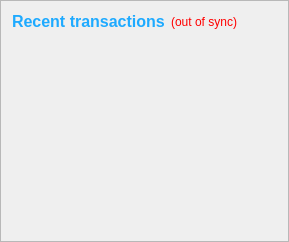
      <widget class="QFrame" name="frame_2">
       <property name="frameShape">
        <enum>QFrame::StyledPanel</enum>
       </property>
       <property name="frameShadow">
        <enum>QFrame::Raised</enum>
       </property>
       <layout class="QVBoxLayout" name="verticalLayout">
        <item>
         <layout class="QHBoxLayout" name="horizontalLayout_2">
          <item>
           <widget class="QLabel" name="label_4">
            <property name="palette">
             <palette>
              <active>
               <colorrole role="WindowText">
                <brush brushstyle="SolidPattern">
                 <color alpha="255">
                  <red>30</red>
                  <green>170</green>
                  <blue>255</blue>
                 </color>
                </brush>
               </colorrole>
               <colorrole role="Button">
                <brush brushstyle="SolidPattern">
                 <color alpha="255">
                  <red>30</red>
                  <green>170</green>
                  <blue>255</blue>
                 </color>
                </brush>
               </colorrole>
               <colorrole role="Light">
                <brush brushstyle="SolidPattern">
                 <color alpha="255">
                  <red>158</red>
                  <green>219</green>
                  <blue>255</blue>
                 </color>
                </brush>
               </colorrole>
               <colorrole role="Midlight">
                <brush brushstyle="SolidPattern">
                 <color alpha="255">
                  <red>94</red>
                  <green>194</green>
                  <blue>255</blue>
                 </color>
                </brush>
               </colorrole>
               <colorrole role="Dark">
                <brush brushstyle="SolidPattern">
                 <color alpha="255">
                  <red>15</red>
                  <green>85</green>
                  <blue>127</blue>
                 </color>
                </brush>
               </colorrole>
               <colorrole role="Mid">
                <brush brushstyle="SolidPattern">
                 <color alpha="255">
                  <red>20</red>
                  <green>113</green>
                  <blue>170</blue>
                 </color>
                </brush>
               </colorrole>
               <colorrole role="Text">
                <brush brushstyle="SolidPattern">
                 <color alpha="255">
                  <red>30</red>
                  <green>170</green>
                  <blue>255</blue>
                 </color>
                </brush>
               </colorrole>
               <colorrole role="BrightText">
                <brush brushstyle="SolidPattern">
                 <color alpha="255">
                  <red>255</red>
                  <green>255</green>
                  <blue>255</blue>
                 </color>
                </brush>
               </colorrole>
               <colorrole role="ButtonText">
                <brush brushstyle="SolidPattern">
                 <color alpha="255">
                  <red>30</red>
                  <green>170</green>
                  <blue>255</blue>
                 </color>
                </brush>
               </colorrole>
               <colorrole role="Base">
                <brush brushstyle="SolidPattern">
                 <color alpha="255">
                  <red>255</red>
                  <green>255</green>
                  <blue>255</blue>
                 </color>
                </brush>
               </colorrole>
               <colorrole role="Window">
                <brush brushstyle="SolidPattern">
                 <color alpha="255">
                  <red>30</red>
                  <green>170</green>
                  <blue>255</blue>
                 </color>
                </brush>
               </colorrole>
               <colorrole role="Shadow">
                <brush brushstyle="SolidPattern">
                 <color alpha="255">
                  <red>30</red>
                  <green>170</green>
                  <blue>255</blue>
                 </color>
                </brush>
               </colorrole>
               <colorrole role="AlternateBase">
                <brush brushstyle="SolidPattern">
                 <color alpha="255">
                  <red>142</red>
                  <green>212</green>
                  <blue>255</blue>
                 </color>
                </brush>
               </colorrole>
               <colorrole role="ToolTipBase">
                <brush brushstyle="SolidPattern">
                 <color alpha="255">
                  <red>255</red>
                  <green>255</green>
                  <blue>220</blue>
                 </color>
                </brush>
               </colorrole>
               <colorrole role="ToolTipText">
                <brush brushstyle="SolidPattern">
                 <color alpha="255">
                  <red>30</red>
                  <green>170</green>
                  <blue>255</blue>
                 </color>
                </brush>
               </colorrole>
              </active>
              <inactive>
               <colorrole role="WindowText">
                <brush brushstyle="SolidPattern">
                 <color alpha="255">
                  <red>30</red>
                  <green>170</green>
                  <blue>255</blue>
                 </color>
                </brush>
               </colorrole>
               <colorrole role="Button">
                <brush brushstyle="SolidPattern">
                 <color alpha="255">
                  <red>30</red>
                  <green>170</green>
                  <blue>255</blue>
                 </color>
                </brush>
               </colorrole>
               <colorrole role="Light">
                <brush brushstyle="SolidPattern">
                 <color alpha="255">
                  <red>158</red>
                  <green>219</green>
                  <blue>255</blue>
                 </color>
                </brush>
               </colorrole>
               <colorrole role="Midlight">
                <brush brushstyle="SolidPattern">
                 <color alpha="255">
                  <red>94</red>
                  <green>194</green>
                  <blue>255</blue>
                 </color>
                </brush>
               </colorrole>
               <colorrole role="Dark">
                <brush brushstyle="SolidPattern">
                 <color alpha="255">
                  <red>15</red>
                  <green>85</green>
                  <blue>127</blue>
                 </color>
                </brush>
               </colorrole>
               <colorrole role="Mid">
                <brush brushstyle="SolidPattern">
                 <color alpha="255">
                  <red>20</red>
                  <green>113</green>
                  <blue>170</blue>
                 </color>
                </brush>
               </colorrole>
               <colorrole role="Text">
                <brush brushstyle="SolidPattern">
                 <color alpha="255">
                  <red>30</red>
                  <green>170</green>
                  <blue>255</blue>
                 </color>
                </brush>
               </colorrole>
               <colorrole role="BrightText">
                <brush brushstyle="SolidPattern">
                 <color alpha="255">
                  <red>255</red>
                  <green>255</green>
                  <blue>255</blue>
                 </color>
                </brush>
               </colorrole>
               <colorrole role="ButtonText">
                <brush brushstyle="SolidPattern">
                 <color alpha="255">
                  <red>30</red>
                  <green>170</green>
                  <blue>255</blue>
                 </color>
                </brush>
               </colorrole>
               <colorrole role="Base">
                <brush brushstyle="SolidPattern">
                 <color alpha="255">
                  <red>255</red>
                  <green>255</green>
                  <blue>255</blue>
                 </color>
                </brush>
               </colorrole>
               <colorrole role="Window">
                <brush brushstyle="SolidPattern">
                 <color alpha="255">
                  <red>30</red>
                  <green>170</green>
                  <blue>255</blue>
                 </color>
                </brush>
               </colorrole>
               <colorrole role="Shadow">
                <brush brushstyle="SolidPattern">
                 <color alpha="255">
                  <red>30</red>
                  <green>170</green>
                  <blue>255</blue>
                 </color>
                </brush>
               </colorrole>
               <colorrole role="AlternateBase">
                <brush brushstyle="SolidPattern">
                 <color alpha="255">
                  <red>142</red>
                  <green>212</green>
                  <blue>255</blue>
                 </color>
                </brush>
               </colorrole>
               <colorrole role="ToolTipBase">
                <brush brushstyle="SolidPattern">
                 <color alpha="255">
                  <red>255</red>
                  <green>255</green>
                  <blue>220</blue>
                 </color>
                </brush>
               </colorrole>
               <colorrole role="ToolTipText">
                <brush brushstyle="SolidPattern">
                 <color alpha="255">
                  <red>30</red>
                  <green>170</green>
                  <blue>255</blue>
                 </color>
                </brush>
               </colorrole>
              </inactive>
              <disabled>
               <colorrole role="WindowText">
                <brush brushstyle="SolidPattern">
                 <color alpha="255">
                  <red>15</red>
                  <green>85</green>
                  <blue>127</blue>
                 </color>
                </brush>
               </colorrole>
               <colorrole role="Button">
                <brush brushstyle="SolidPattern">
                 <color alpha="255">
                  <red>30</red>
                  <green>170</green>
                  <blue>255</blue>
                 </color>
                </brush>
               </colorrole>
               <colorrole role="Light">
                <brush brushstyle="SolidPattern">
                 <color alpha="255">
                  <red>158</red>
                  <green>219</green>
                  <blue>255</blue>
                 </color>
                </brush>
               </colorrole>
               <colorrole role="Midlight">
                <brush brushstyle="SolidPattern">
                 <color alpha="255">
                  <red>94</red>
                  <green>194</green>
                  <blue>255</blue>
                 </color>
                </brush>
               </colorrole>
               <colorrole role="Dark">
                <brush brushstyle="SolidPattern">
                 <color alpha="255">
                  <red>15</red>
                  <green>85</green>
                  <blue>127</blue>
                 </color>
                </brush>
               </colorrole>
               <colorrole role="Mid">
                <brush brushstyle="SolidPattern">
                 <color alpha="255">
                  <red>20</red>
                  <green>113</green>
                  <blue>170</blue>
                 </color>
                </brush>
               </colorrole>
               <colorrole role="Text">
                <brush brushstyle="SolidPattern">
                 <color alpha="255">
                  <red>15</red>
                  <green>85</green>
                  <blue>127</blue>
                 </color>
                </brush>
               </colorrole>
               <colorrole role="BrightText">
                <brush brushstyle="SolidPattern">
                 <color alpha="255">
                  <red>255</red>
                  <green>255</green>
                  <blue>255</blue>
                 </color>
                </brush>
               </colorrole>
               <colorrole role="ButtonText">
                <brush brushstyle="SolidPattern">
                 <color alpha="255">
                  <red>15</red>
                  <green>85</green>
                  <blue>127</blue>
                 </color>
                </brush>
               </colorrole>
               <colorrole role="Base">
                <brush brushstyle="SolidPattern">
                 <color alpha="255">
                  <red>30</red>
                  <green>170</green>
                  <blue>255</blue>
                 </color>
                </brush>
               </colorrole>
               <colorrole role="Window">
                <brush brushstyle="SolidPattern">
                 <color alpha="255">
                  <red>30</red>
                  <green>170</green>
                  <blue>255</blue>
                 </color>
                </brush>
               </colorrole>
               <colorrole role="Shadow">
                <brush brushstyle="SolidPattern">
                 <color alpha="255">
                  <red>30</red>
                  <green>170</green>
                  <blue>255</blue>
                 </color>
                </brush>
               </colorrole>
               <colorrole role="AlternateBase">
                <brush brushstyle="SolidPattern">
                 <color alpha="255">
                  <red>30</red>
                  <green>170</green>
                  <blue>255</blue>
                 </color>
                </brush>
               </colorrole>
               <colorrole role="ToolTipBase">
                <brush brushstyle="SolidPattern">
                 <color alpha="255">
                  <red>255</red>
                  <green>255</green>
                  <blue>220</blue>
                 </color>
                </brush>
               </colorrole>
               <colorrole role="ToolTipText">
                <brush brushstyle="SolidPattern">
                 <color alpha="255">
                  <red>30</red>
                  <green>170</green>
                  <blue>255</blue>
                 </color>
                </brush>
               </colorrole>
              </disabled>
             </palette>
            </property>
            <property name="font">
             <font>
              <pointsize>12</pointsize>
              <weight>75</weight>
              <bold>true</bold>
             </font>
            </property>
            <property name="text">
             <string>&lt;b&gt;Recent transactions&lt;/b&gt;</string>
            </property>
           </widget>
          </item>
          <item>
           <widget class="QLabel" name="labelTransactionsStatus">
            <property name="toolTip">
             <string>The displayed information may be out of date. Your wallet automatically synchronizes with the Impulsecoin network after a connection is established, but this process has not completed yet.</string>
            </property>
            <property name="styleSheet">
             <string notr="true">QLabel { color: red; }</string>
            </property>
            <property name="text">
             <string notr="true">(out of sync)</string>
            </property>
            <property name="alignment">
             <set>Qt::AlignRight|Qt::AlignTrailing|Qt::AlignVCenter</set>
            </property>
           </widget>
          </item>
          <item>
           <spacer name="horizontalSpacer">
            <property name="orientation">
             <enum>Qt::Horizontal</enum>
            </property>
            <property name="sizeHint" stdset="0">
             <size>
              <width>40</width>
              <height>20</height>
             </size>
            </property>
           </spacer>
          </item>
         </layout>
        </item>
        <item>
         <widget class="QListView" name="listTransactions">
          <property name="palette">
           <palette>
            <active>
             <colorrole role="WindowText">
              <brush brushstyle="SolidPattern">
               <color alpha="255">
                <red>255</red>
                <green>255</green>
                <blue>255</blue>
               </color>
              </brush>
             </colorrole>
             <colorrole role="Button">
              <brush brushstyle="SolidPattern">
               <color alpha="0">
                <red>0</red>
                <green>0</green>
                <blue>0</blue>
               </color>
              </brush>
             </colorrole>
             <colorrole role="Light">
              <brush brushstyle="SolidPattern">
               <color alpha="0">
                <red>255</red>
                <green>255</green>
                <blue>255</blue>
               </color>
              </brush>
             </colorrole>
             <colorrole role="Midlight">
              <brush brushstyle="SolidPattern">
               <color alpha="0">
                <red>255</red>
                <green>255</green>
                <blue>255</blue>
               </color>
              </brush>
             </colorrole>
             <colorrole role="Dark">
              <brush brushstyle="SolidPattern">
               <color alpha="0">
                <red>127</red>
                <green>127</green>
                <blue>127</blue>
               </color>
              </brush>
             </colorrole>
             <colorrole role="Mid">
              <brush brushstyle="SolidPattern">
               <color alpha="0">
                <red>170</red>
                <green>170</green>
                <blue>170</blue>
               </color>
              </brush>
             </colorrole>
             <colorrole role="Text">
              <brush brushstyle="SolidPattern">
               <color alpha="255">
                <red>255</red>
                <green>255</green>
                <blue>255</blue>
               </color>
              </brush>
             </colorrole>
             <colorrole role="BrightText">
              <brush brushstyle="SolidPattern">
               <color alpha="255">
                <red>255</red>
                <green>255</green>
                <blue>255</blue>
               </color>
              </brush>
             </colorrole>
             <colorrole role="ButtonText">
              <brush brushstyle="SolidPattern">
               <color alpha="255">
                <red>255</red>
                <green>255</green>
                <blue>255</blue>
               </color>
              </brush>
             </colorrole>
             <colorrole role="Base">
              <brush brushstyle="NoBrush">
               <color alpha="255">
                <red>0</red>
                <green>0</green>
                <blue>0</blue>
               </color>
              </brush>
             </colorrole>
             <colorrole role="Window">
              <brush brushstyle="SolidPattern">
               <color alpha="0">
                <red>0</red>
                <green>0</green>
                <blue>0</blue>
               </color>
              </brush>
             </colorrole>
             <colorrole role="Shadow">
              <brush brushstyle="SolidPattern">
               <color alpha="255">
                <red>255</red>
                <green>255</green>
                <blue>255</blue>
               </color>
              </brush>
             </colorrole>
             <colorrole role="Highlight">
              <brush brushstyle="SolidPattern">
               <color alpha="255">
                <red>255</red>
                <green>255</green>
                <blue>255</blue>
               </color>
              </brush>
             </colorrole>
             <colorrole role="Link">
              <brush brushstyle="SolidPattern">
               <color alpha="255">
                <red>255</red>
                <green>255</green>
                <blue>255</blue>
               </color>
              </brush>
             </colorrole>
             <colorrole role="LinkVisited">
              <brush brushstyle="SolidPattern">
               <color alpha="255">
                <red>255</red>
                <green>255</green>
                <blue>255</blue>
               </color>
              </brush>
             </colorrole>
             <colorrole role="AlternateBase">
              <brush brushstyle="SolidPattern">
               <color alpha="127">
                <red>255</red>
                <green>255</green>
                <blue>255</blue>
               </color>
              </brush>
             </colorrole>
             <colorrole role="ToolTipBase">
              <brush brushstyle="SolidPattern">
               <color alpha="255">
                <red>255</red>
                <green>255</green>
                <blue>255</blue>
               </color>
              </brush>
             </colorrole>
             <colorrole role="ToolTipText">
              <brush brushstyle="SolidPattern">
               <color alpha="255">
                <red>255</red>
                <green>255</green>
                <blue>255</blue>
               </color>
              </brush>
             </colorrole>
            </active>
            <inactive>
             <colorrole role="WindowText">
              <brush brushstyle="SolidPattern">
               <color alpha="255">
                <red>255</red>
                <green>255</green>
                <blue>255</blue>
               </color>
              </brush>
             </colorrole>
             <colorrole role="Button">
              <brush brushstyle="SolidPattern">
               <color alpha="0">
                <red>0</red>
                <green>0</green>
                <blue>0</blue>
               </color>
              </brush>
             </colorrole>
             <colorrole role="Light">
              <brush brushstyle="SolidPattern">
               <color alpha="0">
                <red>255</red>
                <green>255</green>
                <blue>255</blue>
               </color>
              </brush>
             </colorrole>
             <colorrole role="Midlight">
              <brush brushstyle="SolidPattern">
               <color alpha="0">
                <red>255</red>
                <green>255</green>
                <blue>255</blue>
               </color>
              </brush>
             </colorrole>
             <colorrole role="Dark">
              <brush brushstyle="SolidPattern">
               <color alpha="0">
                <red>127</red>
                <green>127</green>
                <blue>127</blue>
               </color>
              </brush>
             </colorrole>
             <colorrole role="Mid">
              <brush brushstyle="SolidPattern">
               <color alpha="0">
                <red>170</red>
                <green>170</green>
                <blue>170</blue>
               </color>
              </brush>
             </colorrole>
             <colorrole role="Text">
              <brush brushstyle="SolidPattern">
               <color alpha="255">
                <red>255</red>
                <green>255</green>
                <blue>255</blue>
               </color>
              </brush>
             </colorrole>
             <colorrole role="BrightText">
              <brush brushstyle="SolidPattern">
               <color alpha="255">
                <red>255</red>
                <green>255</green>
                <blue>255</blue>
               </color>
              </brush>
             </colorrole>
             <colorrole role="ButtonText">
              <brush brushstyle="SolidPattern">
               <color alpha="255">
                <red>255</red>
                <green>255</green>
                <blue>255</blue>
               </color>
              </brush>
             </colorrole>
             <colorrole role="Base">
              <brush brushstyle="NoBrush">
               <color alpha="255">
                <red>0</red>
                <green>0</green>
                <blue>0</blue>
               </color>
              </brush>
             </colorrole>
             <colorrole role="Window">
              <brush brushstyle="SolidPattern">
               <color alpha="0">
                <red>0</red>
                <green>0</green>
                <blue>0</blue>
               </color>
              </brush>
             </colorrole>
             <colorrole role="Shadow">
              <brush brushstyle="SolidPattern">
               <color alpha="255">
                <red>255</red>
                <green>255</green>
                <blue>255</blue>
               </color>
              </brush>
             </colorrole>
             <colorrole role="Highlight">
              <brush brushstyle="SolidPattern">
               <color alpha="255">
                <red>255</red>
                <green>255</green>
                <blue>255</blue>
               </color>
              </brush>
             </colorrole>
             <colorrole role="Link">
              <brush brushstyle="SolidPattern">
               <color alpha="255">
                <red>255</red>
                <green>255</green>
                <blue>255</blue>
               </color>
              </brush>
             </colorrole>
             <colorrole role="LinkVisited">
              <brush brushstyle="SolidPattern">
               <color alpha="255">
                <red>255</red>
                <green>255</green>
                <blue>255</blue>
               </color>
              </brush>
             </colorrole>
             <colorrole role="AlternateBase">
              <brush brushstyle="SolidPattern">
               <color alpha="127">
                <red>255</red>
                <green>255</green>
                <blue>255</blue>
               </color>
              </brush>
             </colorrole>
             <colorrole role="ToolTipBase">
              <brush brushstyle="SolidPattern">
               <color alpha="255">
                <red>255</red>
                <green>255</green>
                <blue>255</blue>
               </color>
              </brush>
             </colorrole>
             <colorrole role="ToolTipText">
              <brush brushstyle="SolidPattern">
               <color alpha="255">
                <red>255</red>
                <green>255</green>
                <blue>255</blue>
               </color>
              </brush>
             </colorrole>
            </inactive>
            <disabled>
             <colorrole role="WindowText">
              <brush brushstyle="SolidPattern">
               <color alpha="0">
                <red>127</red>
                <green>127</green>
                <blue>127</blue>
               </color>
              </brush>
             </colorrole>
             <colorrole role="Button">
              <brush brushstyle="SolidPattern">
               <color alpha="0">
                <red>0</red>
                <green>0</green>
                <blue>0</blue>
               </color>
              </brush>
             </colorrole>
             <colorrole role="Light">
              <brush brushstyle="SolidPattern">
               <color alpha="0">
                <red>255</red>
                <green>255</green>
                <blue>255</blue>
               </color>
              </brush>
             </colorrole>
             <colorrole role="Midlight">
              <brush brushstyle="SolidPattern">
               <color alpha="0">
                <red>255</red>
                <green>255</green>
                <blue>255</blue>
               </color>
              </brush>
             </colorrole>
             <colorrole role="Dark">
              <brush brushstyle="SolidPattern">
               <color alpha="0">
                <red>127</red>
                <green>127</green>
                <blue>127</blue>
               </color>
              </brush>
             </colorrole>
             <colorrole role="Mid">
              <brush brushstyle="SolidPattern">
               <color alpha="0">
                <red>170</red>
                <green>170</green>
                <blue>170</blue>
               </color>
              </brush>
             </colorrole>
             <colorrole role="Text">
              <brush brushstyle="SolidPattern">
               <color alpha="0">
                <red>127</red>
                <green>127</green>
                <blue>127</blue>
               </color>
              </brush>
             </colorrole>
             <colorrole role="BrightText">
              <brush brushstyle="SolidPattern">
               <color alpha="255">
                <red>255</red>
                <green>255</green>
                <blue>255</blue>
               </color>
              </brush>
             </colorrole>
             <colorrole role="ButtonText">
              <brush brushstyle="SolidPattern">
               <color alpha="0">
                <red>127</red>
                <green>127</green>
                <blue>127</blue>
               </color>
              </brush>
             </colorrole>
             <colorrole role="Base">
              <brush brushstyle="NoBrush">
               <color alpha="255">
                <red>0</red>
                <green>0</green>
                <blue>0</blue>
               </color>
              </brush>
             </colorrole>
             <colorrole role="Window">
              <brush brushstyle="SolidPattern">
               <color alpha="0">
                <red>0</red>
                <green>0</green>
                <blue>0</blue>
               </color>
              </brush>
             </colorrole>
             <colorrole role="Shadow">
              <brush brushstyle="SolidPattern">
               <color alpha="255">
                <red>255</red>
                <green>255</green>
                <blue>255</blue>
               </color>
              </brush>
             </colorrole>
             <colorrole role="Highlight">
              <brush brushstyle="SolidPattern">
               <color alpha="255">
                <red>51</red>
                <green>153</green>
                <blue>255</blue>
               </color>
              </brush>
             </colorrole>
             <colorrole role="Link">
              <brush brushstyle="SolidPattern">
               <color alpha="255">
                <red>255</red>
                <green>255</green>
                <blue>255</blue>
               </color>
              </brush>
             </colorrole>
             <colorrole role="LinkVisited">
              <brush brushstyle="SolidPattern">
               <color alpha="255">
                <red>255</red>
                <green>255</green>
                <blue>255</blue>
               </color>
              </brush>
             </colorrole>
             <colorrole role="AlternateBase">
              <brush brushstyle="SolidPattern">
               <color alpha="0">
                <red>255</red>
                <green>255</green>
                <blue>255</blue>
               </color>
              </brush>
             </colorrole>
             <colorrole role="ToolTipBase">
              <brush brushstyle="SolidPattern">
               <color alpha="255">
                <red>255</red>
                <green>255</green>
                <blue>255</blue>
               </color>
              </brush>
             </colorrole>
             <colorrole role="ToolTipText">
              <brush brushstyle="SolidPattern">
               <color alpha="255">
                <red>255</red>
                <green>255</green>
                <blue>255</blue>
               </color>
              </brush>
             </colorrole>
            </disabled>
           </palette>
          </property>
          <property name="font">
           <font>
            <pointsize>10</pointsize>
            <italic>true</italic>
           </font>
          </property>
          <property name="styleSheet">
           <string notr="true">QListView { background: transparent; }</string>
          </property>
          <property name="frameShape">
           <enum>QFrame::NoFrame</enum>
          </property>
          <property name="verticalScrollBarPolicy">
           <enum>Qt::ScrollBarAlwaysOff</enum>
          </property>
          <property name="horizontalScrollBarPolicy">
           <enum>Qt::ScrollBarAlwaysOff</enum>
          </property>
          <property name="selectionMode">
           <enum>QAbstractItemView::NoSelection</enum>
          </property>
         </widget>
        </item>
       </layout>
      </widget>
